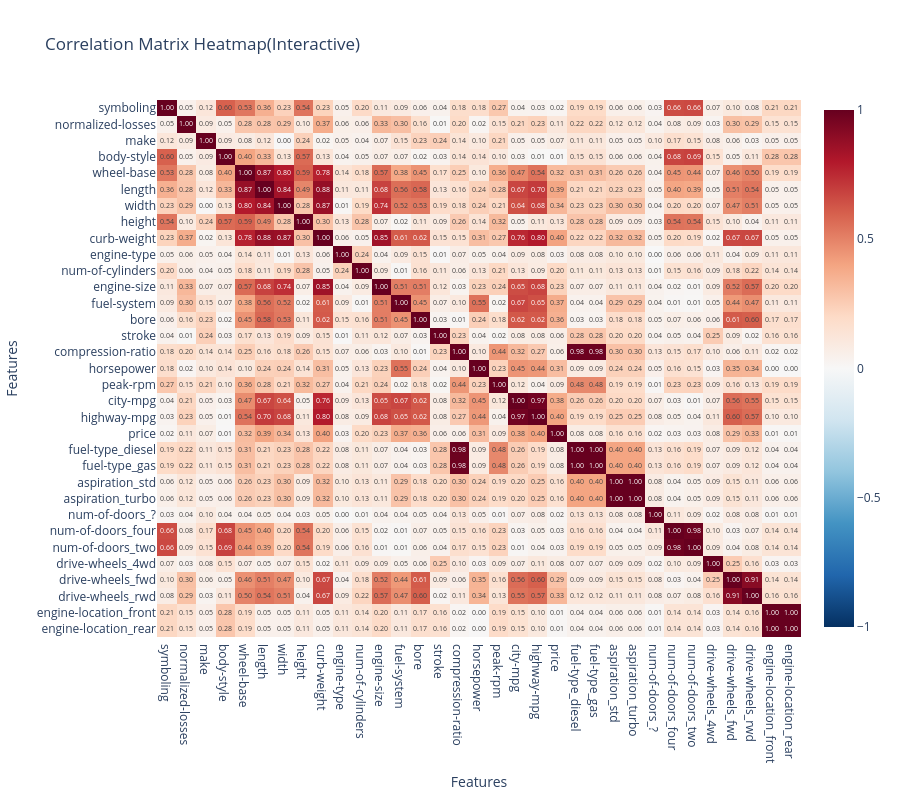

Source (notebook cell):
### Code cell
fig.update_layout(
# fig.update_layout(...) -> grafikning o'lchami, sarlavhalari, foni va boshqa dizayn elementlarini o'zgartiradi
    width=900,              # width=900 -> grafikning kengligi 900 piksel bo'ladi       
    height=800,             # height=800 -> grafikning balandligi 800 piksel bo'ladi
    xaxis_title="Features",     
    yaxis_title="Features"
    )

fig.show()

### Figure 1 — Plotly figure (JSON) as saved in the notebook; plotly's stock layout.template omitted (floating-point values rounded to 4 significant figures; data arrays with more than 128 entries replaced by an {"elided": "..."} marker saying what was removed)
{"data": [{"coloraxis": "coloraxis", "hovertemplate": "x: %{x}<br>y: %{y}<br>color: %{z}<extra></extra>", "name": "0", "texttemplate": "%{z:.2f}", "type": "heatmap", "x": ["symboling", "normalized-losses", "make", "body-style", "wheel-base", "length", "width", "height", "curb-weight", "engine-type", "num-of-cylinders", "engine-size", "fuel-system", "bore", "stroke", "compression-ratio", "horsepower", "peak-rpm", "city-mpg", "highway-mpg", "price", "fuel-type_diesel", "fuel-type_gas", "aspiration_std", "aspiration_turbo", "num-of-doors_?", "num-of-doors_four", "num-of-doors_two", "drive-wheels_4wd", "drive-wheels_fwd", "drive-wheels_rwd", "engine-location_front", "engine-location_rear"], "xaxis": "x", "y": ["symboling", "normalized-losses", "make", "body-style", "wheel-base", "length", "width", "height", "curb-weight", "engine-type", "num-of-cylinders", "engine-size", "fuel-system", "bore", "stroke", "compression-ratio", "horsepower", "peak-rpm", "city-mpg", "highway-mpg", "price", "fuel-type_diesel", "fuel-type_gas", "aspiration_std", "aspiration_turbo", "num-of-doors_?", "num-of-doors_four", "num-of-doors_two", "drive-wheels_4wd", "drive-wheels_fwd", "drive-wheels_rwd", "engine-location_front", "engine-location_rear"], "yaxis": "y", "z": {"elided": "33x33 float values"}}], "layout": {"coloraxis": {"cmax": 1, "cmin": -1, "colorscale": [[0, "rgb(5,48,97)"], [0.1, "rgb(33,102,172)"], [0.2, "rgb(67,147,195)"], [0.3, "rgb(146,197,222)"], [0.4, "rgb(209,229,240)"], [0.5, "rgb(247,247,247)"], [0.6, "rgb(253,219,199)"], [0.7, "rgb(244,165,130)"], [0.8, "rgb(214,96,77)"], [0.9, "rgb(178,24,43)"], [1, "rgb(103,0,31)"]]}, "height": 800, "title": {"text": "Correlation Matrix Heatmap(Interactive)"}, "width": 900, "xaxis": {"anchor": "y", "domain": [0, 1], "title": {"text": "Features"}}, "yaxis": {"anchor": "x", "autorange": "reversed", "domain": [0, 1], "title": {"text": "Features"}}}}
